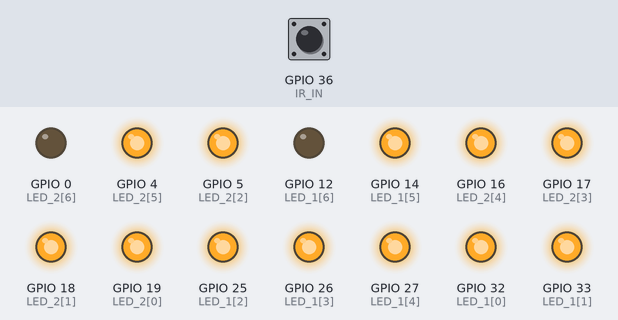
Bench run of a sketch on a simulated ESP32. Parts: output pins drawn as LEDs (lit = HIGH). The inputs (shaded band) are chosen by the test bench; at power-on: GPIO 36 (IR_IN) LOW.

Above: at 1.2 s.
1.3 s: GPIO 36 (IR_IN) driven HIGH
At 1.8 s:
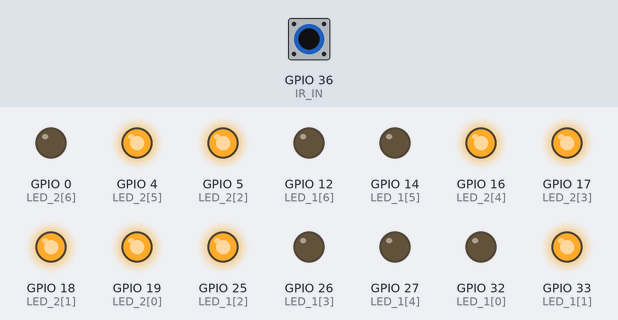
2.8 s: GPIO 36 (IR_IN) pulsed LOW 5 times (0.12 s each, 0.3 s apart)
At 4.7 s:
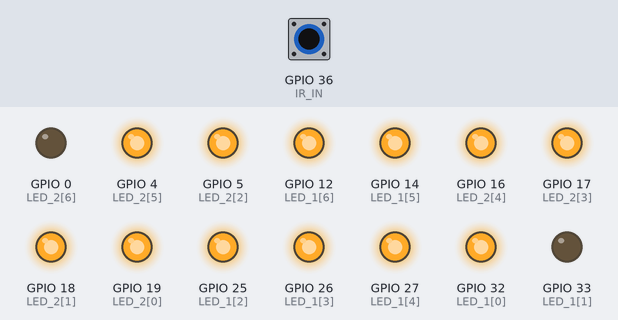
5.8 s: GPIO 36 (IR_IN) pulsed LOW 2 times (0.12 s each, 0.3 s apart)
At 7.5 s:
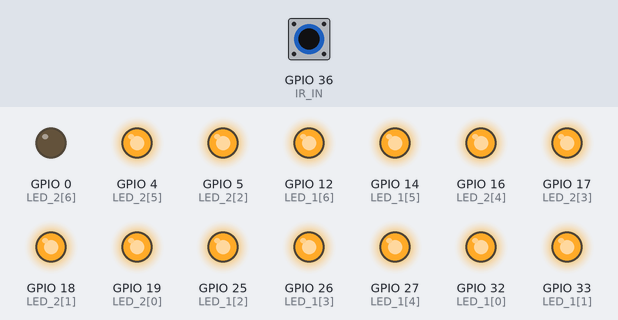
Timing chart, 0 to 9.0 s (numbered marks = the images above; inputs shaded):
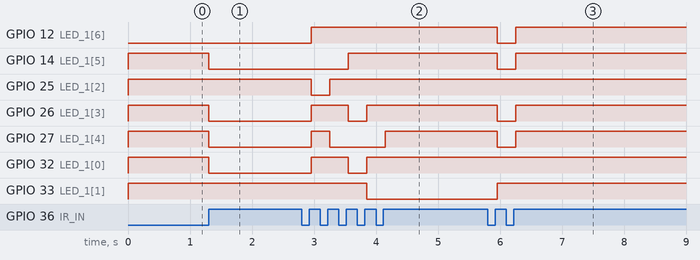

The sketch:

IR_Counter_7Seg.ino
```cpp
/*======================================================
    INFRARED SENSOR COUNTER WITH 7 SEGMENT DISPLAY
========================================================
Description:
  This program takes an Infrared Sensor digital signal.
  It then detects every 500 miliseconds whether there
  is an obstacle ahead and counts it until it reached
  100 counts and resets to 0. The counts will be
  displayed on a 7-segment Common-Cathode display.

Programmer:
  Felixander B. Doloso

Date:
  16 October 2026
------------------------------------------------------*/

//GPIO Pins
const byte IR_IN = 36;
const uint8_t LED_1[] = {32, 33, 25, 26, 27, 14, 12};
const uint8_t NUM0 = sizeof(LED_1) / sizeof(LED_1[0]);

const uint8_t LED_2[] = {19, 18, 5, 17, 16, 4, 0};
const uint8_t NUM1 = sizeof(LED_2) / sizeof(LED_2[0]);

//Variables
int lastSensorState = 0; //0 if there's no obstacle, 1 if there's obstacle
int currentSensorState = 0;
uint8_t count = 0;

#include "Decoder.h"

void setup() {
  // put your setup code here, to run once:
  pinMode(IR_IN, INPUT);
  for (int i = 0; i < NUM0; i++) {
    pinMode(LED_1[i], OUTPUT);
  }

  for (int i = 0; i < NUM1; i++) {
    pinMode(LED_2[i], OUTPUT);
  }

  //Initialize Display to 0
  decoder(count);
}

void loop() {
  // put your main code here, to run repeatedly:
  currentSensorState = digitalRead(IR_IN);

  //Only trigger when the currentSensorState changes from 0 to 1
  //lastSensorState ensures that only one reading can be registered
  if(currentSensorState == 1 && lastSensorState == 0){
    count = (count + 1) % 100;
    /*
    0 + 1 = 1  -> 1 % 100 = 1
    98 + 1 = 99 -> 99 % 100 = 99
    99 + 1 = 100 -> 100 % 100 = 0
    */
    decoder(count);
  }

  lastSensorState = currentSensorState;
  /*
  Assigns the currentSensorState reading to lastSensorState.
  Acts as ENABLE to the previous if statement
  */

  delay(50);
}
```

Decoder.h
```cpp
const uint8_t DIGITS[10][7] = {
    {1, 1, 1, 1, 1, 1, 0}, // 0
    {0, 1, 1, 0, 0, 0, 0}, // 1
    {1, 1, 0, 1, 1, 0, 1}, // 2
    {1, 1, 1, 1, 0, 0, 1}, // 3
    {0, 1, 1, 0, 0, 1, 1}, // 4
    {1, 0, 1, 1, 0, 1, 1}, // 5
    {1, 0, 1, 1, 1, 1, 1}, // 6
    {1, 1, 1, 0, 0, 0, 0}, // 7
    {1, 1, 1, 1, 1, 1, 1}, // 8
    {1, 1, 1, 1, 0, 1, 1}  // 9
};

void displayDigit(int digit, const uint8_t pins[]) {
    for (int i = 0; i < 7; i++) {
        digitalWrite(pins[i], DIGITS[digit][i]);
    }
}

void decoder(int counter){
  int tens = counter / 10;
  int ones = counter % 10;

  displayDigit(tens, LED_2);
  displayDigit(ones, LED_1);
}
```

Measured:
- after the input at 1.3 s, GPIO 14 (LED_1[5]), GPIO 26 (LED_1[3]), GPIO 27 (LED_1[4]), GPIO 32 (LED_1[0]): HIGH → LOW at once
- after the input at 2.8 s, GPIO 12 (LED_1[6]): LOW → HIGH after 0.15 s; GPIO 14 (LED_1[5]): LOW → HIGH after 0.75 s
- after the input at 5.8 s, GPIO 12 (LED_1[6]), GPIO 14 (LED_1[5]), GPIO 26 (LED_1[3]), GPIO 27 (LED_1[4]): HIGH → LOW after 0.15 s, → HIGH 0.30 s later; GPIO 33 (LED_1[1]): LOW → HIGH after 0.15 s
